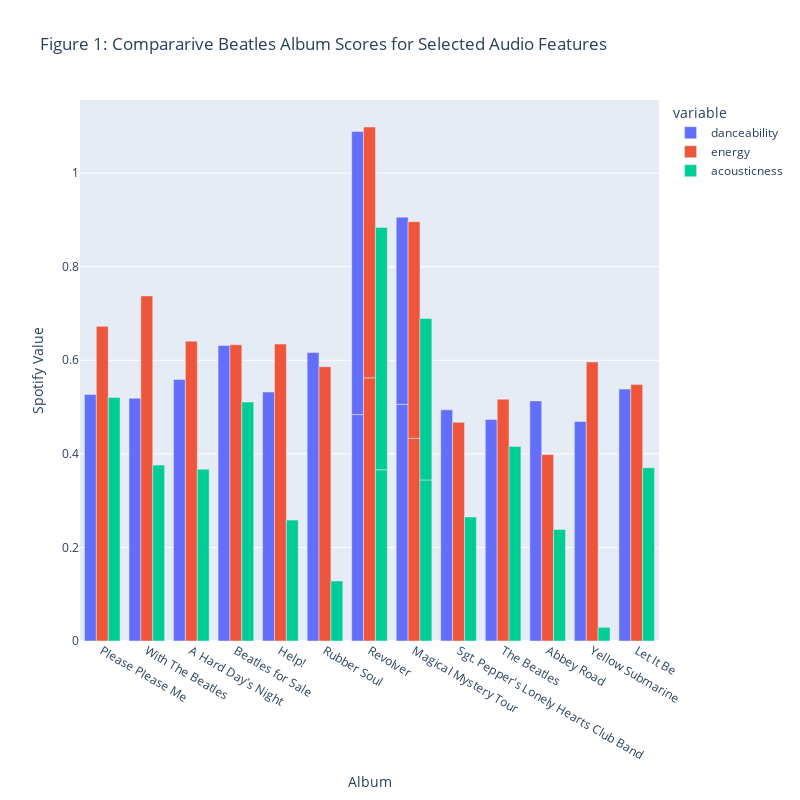

This figure's notebook cell:
### Code cell
# now we create a barchart to show the same information graphically

fig = px.bar(grouped_data,
             x='album',
             y=['danceability', 'energy', 'acousticness'],
             labels={'danceability': 'Danceability', 'energy': 'Energy', 'acousticness': 'Acousticness'},
             title='Figure 1: Compararive Beatles Album Scores for Selected Audio Features')

# Update layout for better visualization
fig.update_layout(barmode='group', 
                  xaxis_title="Album",
                yaxis_title="Spotify Value",
                  width=800, 
                  height=800)

# Show the figure
fig.show()

### Figure 1 — Plotly figure (JSON) as saved in the notebook; plotly's stock layout.template omitted (floating-point values rounded to 4 significant figures)
{"data": [{"alignmentgroup": "True", "hovertemplate": "variable=danceability<br>album=%{x}<br>value=%{y}<extra></extra>", "legendgroup": "danceability", "marker": {"color": "#636efa", "pattern": {"shape": ""}}, "name": "danceability", "offsetgroup": "danceability", "orientation": "v", "showlegend": true, "textposition": "auto", "type": "bar", "x": ["Please Please Me", "With The Beatles", "A Hard Day's Night", "Beatles for Sale", "Help!", "Rubber Soul", "Revolver", "Magical Mystery Tour", "Sgt. Pepper's Lonely Hearts Club Band", "The Beatles", "Abbey Road", "Magical Mystery Tour", "Revolver", "Yellow Submarine", "Let It Be"], "xaxis": "x", "y": [0.527, 0.519, 0.5591, 0.6317, 0.5321, 0.6164, 0.4839, 0.5058, 0.494, 0.4735, 0.5131, 0.4, 0.605, 0.4693, 0.5385], "yaxis": "y"}, {"alignmentgroup": "True", "hovertemplate": "variable=energy<br>album=%{x}<br>value=%{y}<extra></extra>", "legendgroup": "energy", "marker": {"color": "#EF553B", "pattern": {"shape": ""}}, "name": "energy", "offsetgroup": "energy", "orientation": "v", "showlegend": true, "textposition": "auto", "type": "bar", "x": ["Please Please Me", "With The Beatles", "A Hard Day's Night", "Beatles for Sale", "Help!", "Rubber Soul", "Revolver", "Magical Mystery Tour", "Sgt. Pepper's Lonely Hearts Club Band", "The Beatles", "Abbey Road", "Magical Mystery Tour", "Revolver", "Yellow Submarine", "Let It Be"], "xaxis": "x", "y": [0.6726, 0.7376, 0.6408, 0.6332, 0.6348, 0.5863, 0.5625, 0.4332, 0.4673, 0.5167, 0.3985, 0.463, 0.536, 0.5964, 0.548], "yaxis": "y"}, {"alignmentgroup": "True", "hovertemplate": "variable=acousticness<br>album=%{x}<br>value=%{y}<extra></extra>", "legendgroup": "acousticness", "marker": {"color": "#00cc96", "pattern": {"shape": ""}}, "name": "acousticness", "offsetgroup": "acousticness", "orientation": "v", "showlegend": true, "textposition": "auto", "type": "bar", "x": ["Please Please Me", "With The Beatles", "A Hard Day's Night", "Beatles for Sale", "Help!", "Rubber Soul", "Revolver", "Magical Mystery Tour", "Sgt. Pepper's Lonely Hearts Club Band", "The Beatles", "Abbey Road", "Magical Mystery Tour", "Revolver", "Yellow Submarine", "Let It Be"], "xaxis": "x", "y": [0.5204, 0.3759, 0.3671, 0.5106, 0.2584, 0.1282, 0.3659, 0.3442, 0.2652, 0.4159, 0.2385, 0.345, 0.518, 0.02917, 0.3703], "yaxis": "y"}], "layout": {"barmode": "group", "height": 800, "legend": {"title": {"text": "variable"}, "tracegroupgap": 0}, "title": {"text": "Figure 1: Compararive Beatles Album Scores for Selected Audio Features"}, "width": 800, "xaxis": {"anchor": "y", "autorange": true, "domain": [0, 1], "range": [-0.5, 12.5], "title": {"text": "Album"}, "type": "category"}, "yaxis": {"anchor": "x", "autorange": true, "domain": [0, 1], "range": [0, 1.156], "title": {"text": "Spotify Value"}, "type": "linear"}}}
